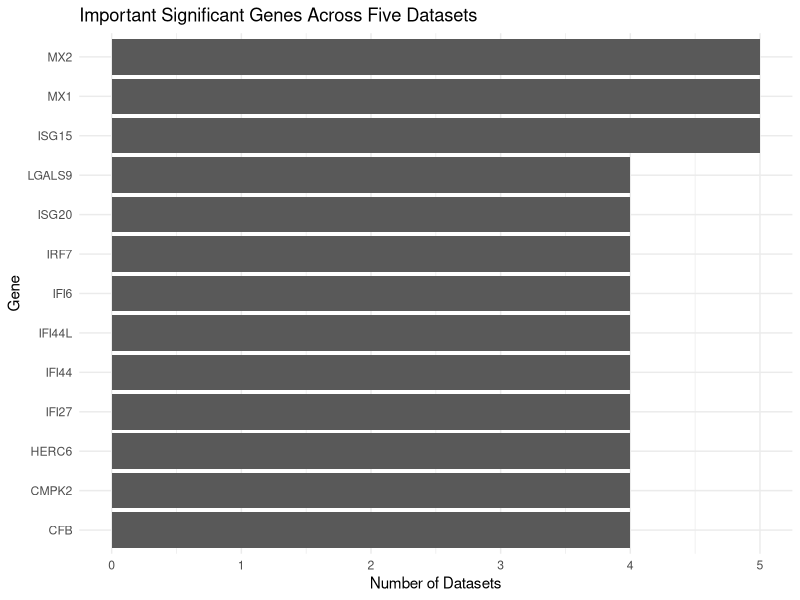
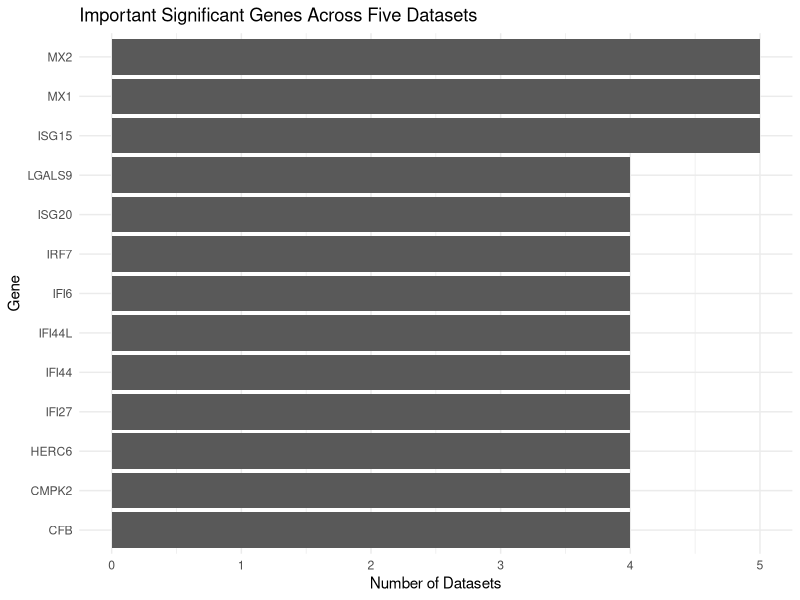

Recreate these plots in R, in order.
# 08. Important Significant Gene Analysis

setwd("C:/Users/Admin/Desktop/Bioinformatics")

library(dplyr)
library(ggplot2)

# Load important significant genes
important_genes <- read.csv(
  "results/important_significant_genes.csv"
)

# Display important genes
print(important_genes)

# Sort genes by frequency
important_genes <- important_genes %>%
  arrange(desc(Strain_Count))

# Create gene frequency visualization
gene_plot <- ggplot(
  important_genes,
  aes(
    x = reorder(Gene, Strain_Count),
    y = Strain_Count
  )
) +
  geom_col() +
  coord_flip() +
  labs(
    title = "Important Significant Genes Across Five Datasets",
    x = "Gene",
    y = "Number of Datasets"
  ) +
  theme_minimal()

print(gene_plot)

# Save visualization
ggsave(
  "results/important_gene_frequency.png",
  plot = gene_plot,
  width = 9,
  height = 7,
  dpi = 300
)

# Save sorted gene data
write.csv(
  important_genes,
  "results/important_significant_genes_sorted.csv",
  row.names = FALSE
)
